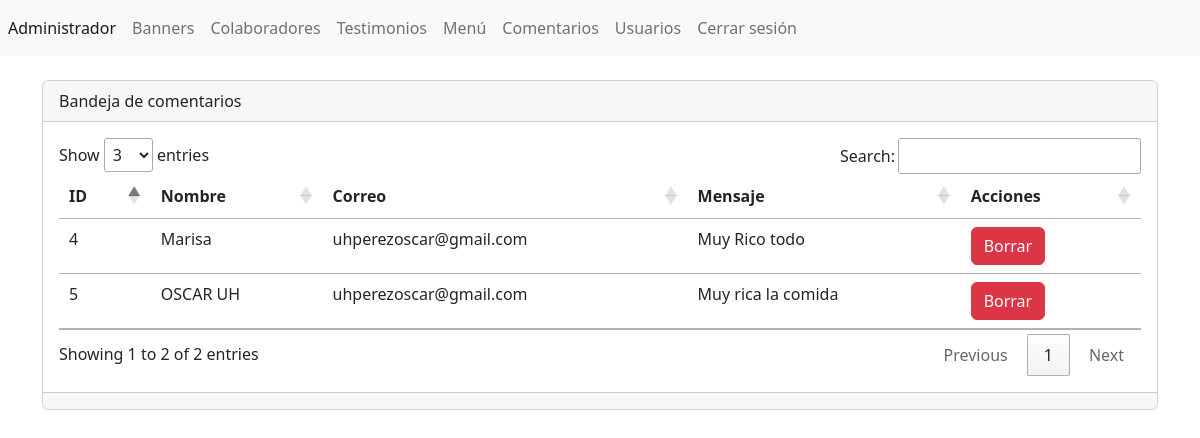
Screenshot of /admin/seccion/comentarios/index.php (signed in) with the database file from the repository.
### tables this page shows
CREATE TABLE `tbl_comentarios` (
  `ID` int(11) NOT NULL,
  `nombre` varchar(255) NOT NULL,
  `correo` varchar(100) NOT NULL,
  `mensaje` varchar(255) NOT NULL
);

### admin/seccion/comentarios/index.php (the view, shortened to what this page needs)
<?php
include("../../bd.php");
$sentencia=$conexion->prepare("SELECT * FROM `tbl_comentarios`");
$sentencia->execute();
$lista_comentarios= $sentencia->fetchAll(PDO::FETCH_ASSOC);
include ("../../templates/header.php"); ?>
<br/>
<div class="card">
    <div class="card-header">
        Bandeja de comentarios
    </div>
    <div class="card-body">
        <div class="table-responsive-sm">
            <table class="table">
                <thead>
                    <tr>
                        <th scope="col">ID</th>
                        <th scope="col">Nombre</th>
                        <th scope="col">Correo</th>
                        <th scope="col">Mensaje</th>
                        <th scope="col">Acciones </th>
                    </tr>
                </thead>
                <tbody>
                <?php foreach($lista_comentarios as $registro){ ?>
                <tr class="">
                        <td ><?php echo $registro["ID"];?></td>
                        <td><?php echo $registro["nombre"];?></td>
                        <td><?php echo $registro["correo"];?></td>
                        <td><?php echo $registro["mensaje"];?></td>
                        <td>
                            <a name="" id="" class="btn btn-danger"
                            href="index.php?txtID=<?php echo $registro['ID']; ?>"
                            role="button">Borrar</a>
                        </td>
                    </tr>
                <?php  }?>
                </tbody>
            </table>
        </div>
    </div>
    <div class="card-footer text-muted">
    </div>
</div>
<?php include ("../../templates/footer.php"); ?>

### rows the page displays
tbl_comentarios: ID "4", nombre "Marisa", correo "uhperezoscar@gmail.com", mensaje "Muy Rico todo"
tbl_comentarios: ID "5", nombre "OSCAR UH", correo "uhperezoscar@gmail.com", mensaje "Muy rica la comida"
